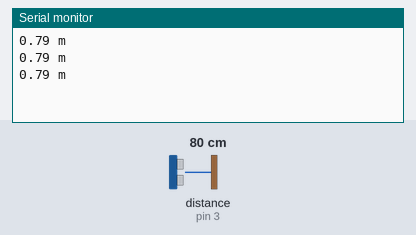
Bench run of a sketch on a simulated Arduino Uno, built with avr-gcc and run on an emulated ATmega328P. Shown: the last lines printed to the serial monitor. Wiring (inferred from the names in the program): ultrasonic range finder: trigger pin 2; echo pin 3. Inputs (shaded band) come from the test bench; at power-on: distance to the obstacle (sensor on pin 3) 80 cm. The echo pulse lasts 58.3 µs per cm.

Above: at 1.3 s.
1.4 s: distance to the obstacle (sensor on pin 3) set to 2 cm
At 1.9 s:
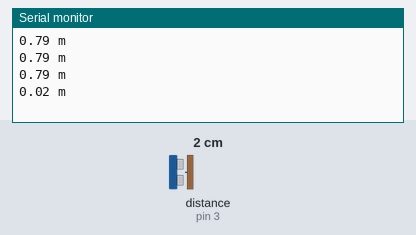
2.9 s: distance to the obstacle (sensor on pin 3) set to 4 cm
At 3.4 s:
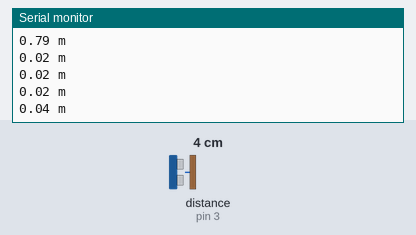
Timing chart, 0 to 5.9 s (numbered marks = the images above; inputs shaded):
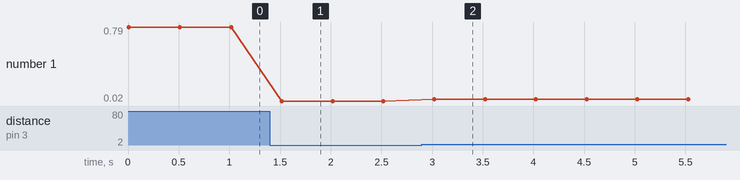

The sketch:

ultrasonic_distance_sensor.ino
```cpp
#define TRIG_PIN 2
#define ECHO_PIN 3
#define TRIG_DELAY 100


void setup() {
    pinMode(TRIG_PIN, OUTPUT);
    pinMode(ECHO_PIN, INPUT);
    Serial.begin(9600);
}

void loop() {
    unsigned long interval = 0;
    double distance = 0;

    // トリガーのパルスを送信
    digitalWrite(TRIG_PIN, HIGH);
    delayMicroseconds(TRIG_DELAY);
    digitalWrite(TRIG_PIN, LOW);

    interval = pulseIn(ECHO_PIN, HIGH);
    distance = (double)interval * 0.00017;

    Serial.print(distance);
    Serial.println(" m");

    delay(500);
}
```

Measured:
- after the input at 1.4 s, the serial monitor: prints a new line after 0.12 s (image 1)
- after the input at 2.9 s, the serial monitor: prints a new line after 0.12 s (image 2)
- plotted number 1: 0.79 → 0.02 after the input at 1.4 s, 0.02 → 0.04 after the input at 2.9 s
